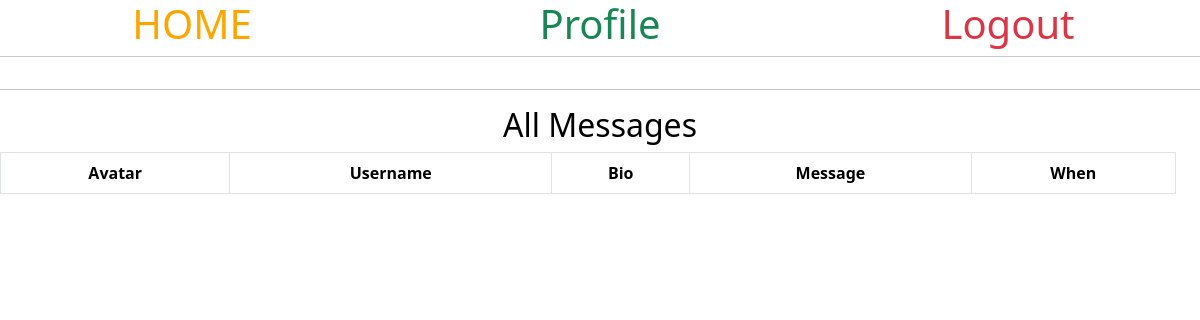
The page /home (signed in) on the database as committed earlier.
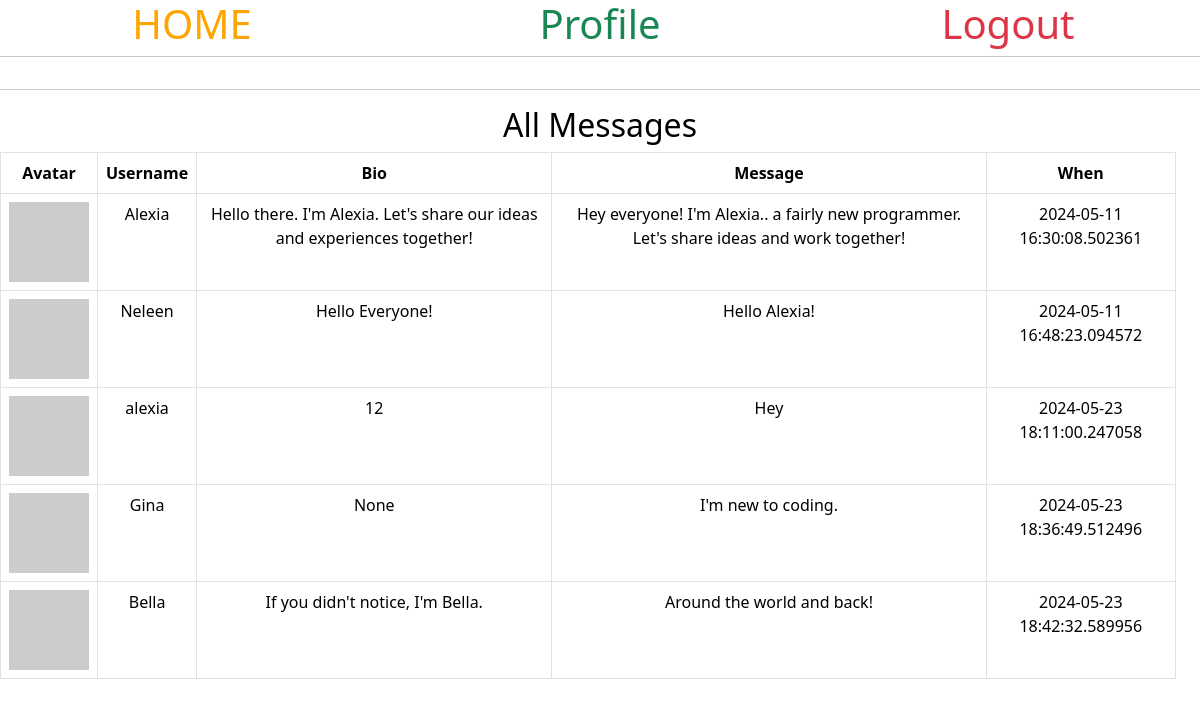
The same page on the database as committed later.
### app/models.py (models this page shows, shortened)
class Post(db.Model):
    id = db.Column(db.Integer, primary_key=True)
    body = db.Column(db.String(360))
    timestamp = db.Column(db.DateTime, index=True, default=datetime.now)
    user_id = db.Column(db.Integer, db.ForeignKey('user.id'))

class User(UserMixin, db.Model):
    id = db.Column(db.Integer, primary_key=True)
    username = db.Column(db.String(64), index=True, unique=True)
    email = db.Column(db.String(120), index=True, unique=True)
    password_hash = db.Column(db.String(128))
    about_me = db.Column(db.String(140))
    last_seen = db.Column(db.DateTime, default=datetime.now)
    posts = db.relationship("Post", backref='author', lazy='dynamic')
    def avatar(self,size):
       digest= md5(self.email.lower().encode('utf-8')).hexdigest()
       return f'https://www.gravatar.com/avatar/{digest}?d=identicon&s={size}'

### app/routes.py (the view)
@app.route('/', methods=['GET', 'POST'])
@app.route('/home', methods=['GET', 'POST'])
@login_required
def index():
    form = PostForm()
    if form.validate_on_submit():
        post = Post(body=form.body.data, author=current_user)
        db.session.add(post)
        db.session.commit()
        flash('Your Post Is Live Now!')
        return redirect (url_for('index'))
    posts= Post.query.all()
    return render_template('index.html',
                            title='Home',
                              form=form ,
                                  posts=posts)

### app/models.py (called while the page is built)
@login.user_loader
def load_user(id):
    return User.query.get(int(id))

### app/routes.py (called while the page is built)
@app.before_request
def before_request():
    if current_user.is_authenticated:
        current_user.last_seen = datetime.now()
        db.session.commit()

### app/templates/index.html (shortened to what this page needs)
{% extends 'base.html' %}
{% block content %}
<div class="row">
  <div class="col-md-12">
  </div>
</div>
</div>
<hr>
<h2>All Messages</h2>
<div class="row">
  <div class="col-md-12">
    <table class="table table-bordered">
      <tr>
        <th>
          Avatar
        </th>
        <th>
          Username
        </th>
        <th>
          Bio
        </th>
        <th>
          Message
        </th>
        <th>
          When
        </th>
      </tr>
      {% for post in posts %}
        {% if post %}
          <tbody>
            <tr>
              <td>
                <img src="{{post.author.avatar(36)}}" alt="">
              </td>
              <td>
                {{post.author.username}}
              </td>
              <td>
                {{post.author.about_me}}
              </td>
              <td>
                {{ post.body }}
              </td>
              <td>
                {{ post.timestamp}}
              </td>
            </tr>
          </tbody>
        {% endif %}
      {% endfor %}
    </table>
  </div>
</div>
   </div>
{% endblock %}

### app/templates/base.html (shortened to what this page needs)
<!doctype html>
<html lang="en">
  <head>
    <link href="https://cdn.jsdelivr.net/npm/bootstrap@5.3.2/dist/css/bootstrap.min.css" rel="stylesheet">
    <link rel="stylesheet" href="{{url_for('static', filename='css/style.css')}}">
  </head>
  <body>
        <div class=" text-center row">
            <div class="col-md-4">
                <h1 style="color: orange;"><a href="{{ url_for ('index') }}">HOME</a></h1>
            </div>
            {% if current_user.is_authenticated%}
                <div class="col-md-4">
                    <h1 ><a class="text-success" href="{{ url_for ('profile', username=current_user.username) }}">Profile</a></h1>
                </div>
                <div class="col-md-4">
                    <h1 ><a class="text-danger" href="{{ url_for ('logout') }}">Logout</a></h1>
                </div>
            {% else %}
            <div class="col-md-8">
                <h1 style="color: green;"><a href="{{ url_for ('login') }}">Login</a></h1>
            </div>
            {% endif %}
        <hr>
        <div>
            {% block content %}{% endblock %}
  </body>
</html>

### app/static/css/style.css (style rules this page uses)
h2 { color: black; text-align: center; }
a { color: orange; text-decoration: none; text-align: center; }

Rows that differ between the two databases and show on the page:
added Post: author.username "Alexia", author.about_me "Hello there. I'm Alexia. Let's share our ideas and experiences together!", body "Hey everyone! I'm Alexia.. a fairly new programmer. Let's share ideas and work together!", timestamp "2024-05-11 16:30:08.502361"
added Post: author.username "Neleen", author.about_me "Hello Everyone!", body "Hello Alexia!", timestamp "2024-05-11 16:48:23.094572"
added Post: author.username "alexia", author.about_me "12", body "Hey", timestamp "2024-05-23 18:11:00.247058"
added Post: author.username "Gina", author.about_me "None", body "I'm new to coding.", timestamp "2024-05-23 18:36:49.512496"
added Post: author.username "Bella", author.about_me "If you didn't notice, I'm Bella.", body "Around the world and back!", timestamp "2024-05-23 18:42:32.589956"
